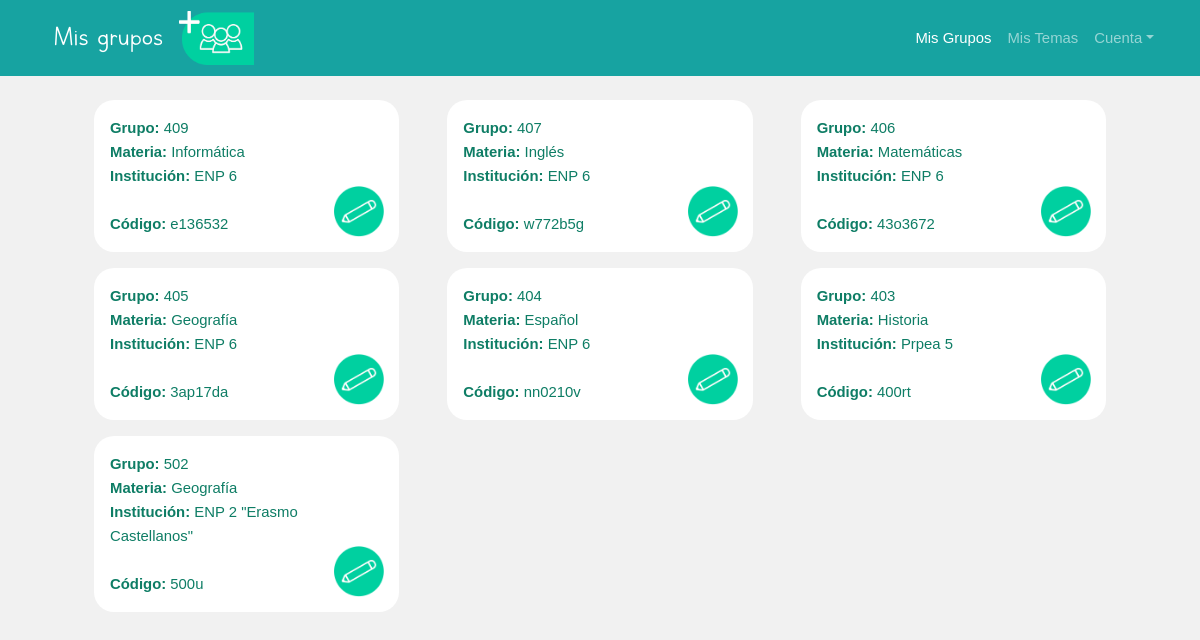
Screenshot of /profesor/MisGrupos/ (signed in) with the database file from the repository.
### AMCE/models.py (models this page shows, shortened)
class Grupos(models.Model):
	codigo = models.CharField(max_length=10, primary_key=True)
	grupo = models.CharField(max_length=100)
	materia = models.CharField(max_length=100,null=True,blank=True,default=None)
	institucion = models.CharField(max_length=100,null=True,blank=True,default=None)
	user_id = models.ForeignKey(User, on_delete=models.CASCADE)

### AMCE/views.py (the view)
# urls.py: path('profesor/MisGrupos/', views.ProfMisGrupos, name = 'ProfMisGrupos'),
@login_required
def ProfMisGrupos(request):
	current_user = get_object_or_404(User, pk=request.user.pk)
	grupos = Grupos.objects.filter(user_id=request.user.pk)
	grupos = grupos[::-1]
	return render(request,"profesor/MisGrupos.html", {'grupos':grupos})

### AMCE/templates/profesor/MisGrupos.html (shortened to what this page needs)
{% extends "profesor/base_mainpage.html" %}
{% load static %}
{% block header_ctxt %}
    <div class="nav-bar-title navbar-brand">Mis grupos</div>
    <a class="nav-bar-btn"  href="{% url 'AMCE:ProfCrearGrupo' %}" id="crear_grupo"> <img src="{% static 'assets/images/bt_grupos.png'%}"></a>
{% endblock %}
{% block navbar_ctxt %}
    <li class="nav-item active"><a class="nav-link" aria-current="page" href="{% url 'AMCE:ProfMisGrupos' %}">Mis Grupos</a></li>
    <li class="nav-item"><a class="nav-link" aria-current="page" href="{% url 'AMCE:ProfMisTemas' %}">Mis Temas</a></li>
{% endblock %}
{% block inner_content %}
    <div class="row gx-4 gx-lg-5 row-cols-1 row-cols-md-2 row-cols-xl-3 justify-content">
        {% for g in grupos %}
        <div class="col mb-3">
                <div class="grupo-card card h-100" >
                    <div class="card-body p-3">
                        <a href="{% url 'AMCE:ProfPaginaGrupo' codigo=g.codigo %}">
                            <b>Grupo: </b>{{g.grupo}}<br>
                            <b>Materia: </b>{{g.materia}}<br>
                            <b>Institución: </b>{{g.institucion}}<br>
                            <br>
                            <b>Código: </b>{{g.codigo}}
                        </a>
                        <img class="btn-editar float-right" src="{% static 'assets/images/bt_editar.png'%}">
                    </div>
                </div>
        </div>
        {% endfor %}
    </div>
{% endblock %}

### AMCE/templates/profesor/base_mainpage.html (shortened to what this page needs)
{% extends "profesor/base.html" %}
{% load static %}
{% block navbar %}
    {% block header_ctxt %}
    {% endblock %}
    <div class="collapse navbar-collapse" id="navbarSupportedContent">
        <ul class="navbar-nav ms-auto mb-2 mb-lg-0">
            {% block navbar_ctxt %}
            {% endblock %}
            <li class="nav-item dropdown">
                <a class="nav-link dropdown-toggle" id="navbarDropdown" href="#" role="button" data-bs-toggle="dropdown" aria-expanded="false">Cuenta</a>
            </li>
        </ul>
    </div>
{% endblock %}
{% block content %}
    <div class="container px-4 px-lg-5 mt-3">
        {% block inner_content %}
        {% endblock %}
    </div>
{% endblock %}

### AMCE/templates/profesor/base.html (shortened to what this page needs)
 {% load static %}
<!DOCTYPE html>
<html lang="es">
    <head>
        <link rel="stylesheet" href="https://stackpath.bootstrapcdn.com/bootstrap/4.4.1/css/bootstrap.min.css">
        <link rel="stylesheet" href="{% static 'css/MG1.css'%}"/>
        <link rel="stylesheet" href="{% static 'css/header.css'%}"/>
        <link rel="stylesheet" href="https://cdn.jsdelivr.net/npm/bootstrap-icons@1.7.1/font/bootstrap-icons.css">
        <link rel="stylesheet" type="text/css" href="{% static 'css/normalize.css'%}">
        <link rel="stylesheet" type="text/css" href="{% static 'css/feedStyle.css'%}">
        <link rel="stylesheet" type="text/css" href="{% static 'css/popAlert.css'%}">
        <link rel="stylesheet" type="text/css" href="{% static 'css/cards.css'%}">
        <link href="{% static 'css/modal.css'%}" rel="stylesheet"/>
        <link rel="stylesheet" href="https://cdnjs.cloudflare.com/ajax/libs/font-awesome/4.7.0/css/font-awesome.min.css">
        <link rel="stylesheet" type="text/css" href="{% static 'css/custom.css'%}">
    </head>
    <body>
        <nav class="navbar navbar-expand-lg navbar-dark sticky-top">
            <div class="container">
                {% block navbar %}
                {% endblock %}
            </div>
        </nav>
        <div class="container mt-1">
                {% block content %}
                {% endblock %}
        </div>
    </body>
</html>

### static/css/feedStyle.css (style rules this page uses)
body { background: #FFFFFF; font-size: 62.5%; font-family: 'Varela Round', Helvetica, Arial, serif; }
img { object-fit: cover; }
a { font-size: .93rem; text-decoration: none; color: black; }

### static/css/cards.css (style rules this page uses)
.card { box-shadow: 0 4px 8px 0 rgba(0,0,0,0.2); transition: 0.3s; border-radius: 6px; }
.container { padding: 2px 16px; }

### static/css/custom.css (style rules this page uses)
body { background-color: #f1f1f1; }
.navbar { background-color: #17a3a1; padding-right: 0px; }
.nav-bar-title { font-family: 'Letter-for-learns'; font-size: 23pt; }
.nav-bar-btn img { width: 75px; }
.card { color: #0E7D65; box-shadow: none; border: none; }
.card a { color: #0E7D65; }
.grupo-card { font-family: 'Gill Sans', 'Gill Sans MT', Calibri, 'Trebuchet MS', sans-serif; border-radius: 20px; font-size: 12pt; }
.btn-editar { width: 50px; position: absolute; bottom: 15px; right: 15px; }
.card-body { padding: 2px; }

### rows the page displays
Grupos: grupo "409", materia "Informática", institucion "ENP 6", codigo "e136532"
Grupos: grupo "407", materia "Inglés", institucion "ENP 6", codigo "w772b5g"
Grupos: grupo "406", materia "Matemáticas", institucion "ENP 6", codigo "43o3672"
Grupos: grupo "405", materia "Geografía", institucion "ENP 6", codigo "3ap17da"
Grupos: grupo "404", materia "Español", institucion "ENP 6", codigo "nn0210v"
Grupos: grupo "403", materia "Historia", institucion "Prpea 5", codigo "400rt"
Grupos: grupo "502", materia "Geografía", institucion "ENP 2 \"Erasmo Castellanos\"", codigo "500u"
